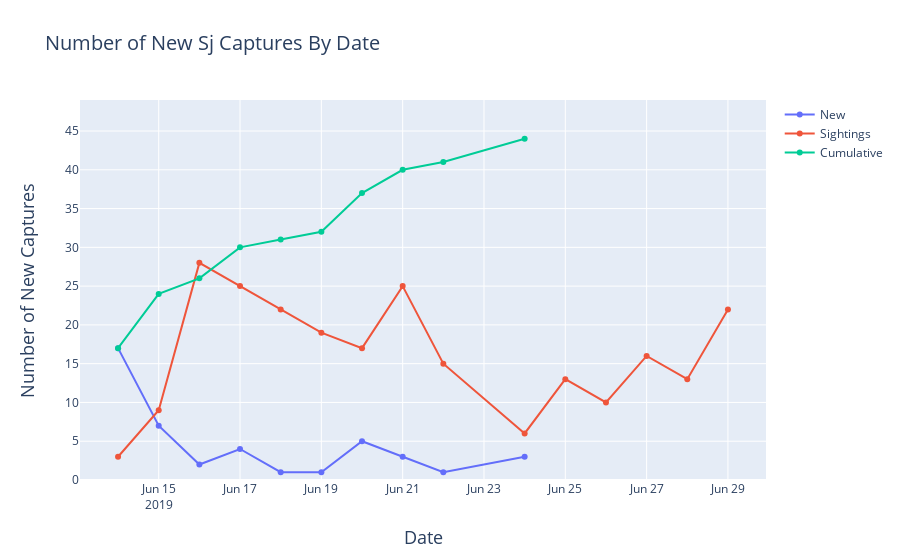

Write notebook code for a chart like this one.
### Markdown cell above
## _Sceloporus jarrovii_

### Code cell
species ='Sj'
# from datetime import datetime
New = go.Scatter(x=nCaptures.loc[nCaptures.Species==species].Date.sort_values(), 
                y=nCaptures.loc[nCaptures.Species==species].Painted,
               mode = 'lines+markers',  name = 'New')
Sighting =  go.Scatter(x=nCaptures.loc[nCaptures.Species==species].Date.sort_values(), 
                y=nCaptures.loc[nCaptures.Species==species].Sighting,
               mode = 'lines+markers',  name = 'Sightings')
Cumulative =  go.Scatter(x=nCaptures.loc[nCaptures.Species==species].Date.sort_values(), 
                y=nCaptures.loc[nCaptures.Species==species].cumulativeNew,
               mode = 'lines+markers',  name = 'Cumulative')

data = [New,Sighting,Cumulative]
layout = go.Layout(
    title = 'Number of New {} Captures By Date'.format(species),
    titlefont = dict(
        size = 20),
    xaxis = dict(
#         dtick = 1,
        title = 'Date',
        titlefont = dict(
            size = 18)),
    yaxis = dict(
        title = 'Number of New Captures',
        titlefont = dict(
            size = 18),
    range=[0,nCaptures.loc[nCaptures.Species==species].cumulativeNew.max()+5]))
fig = go.Figure(
        data = data,
        layout = layout)

iplot(fig,
         filename = 'Number of New {} Captures By Date for {}.html'.format(species, year))

### Figure 1 — Plotly figure (JSON) as saved in the notebook; plotly's stock layout.template omitted (floating-point values rounded to 4 significant figures)
{"data": [{"mode": "lines+markers", "name": "New", "type": "scatter", "x": ["2019-06-14T00:00:00", "2019-06-15T00:00:00", "2019-06-16T00:00:00", "2019-06-17T00:00:00", "2019-06-18T00:00:00", "2019-06-19T00:00:00", "2019-06-20T00:00:00", "2019-06-21T00:00:00", "2019-06-22T00:00:00", "2019-06-24T00:00:00", "2019-06-25T00:00:00", "2019-06-26T00:00:00", "2019-06-27T00:00:00", "2019-06-28T00:00:00", "2019-06-29T00:00:00"], "y": [17, 7, 2, 4, 1, 1, 5, 3, 1, 3, null, null, null, null, null]}, {"mode": "lines+markers", "name": "Sightings", "type": "scatter", "x": ["2019-06-14T00:00:00", "2019-06-15T00:00:00", "2019-06-16T00:00:00", "2019-06-17T00:00:00", "2019-06-18T00:00:00", "2019-06-19T00:00:00", "2019-06-20T00:00:00", "2019-06-21T00:00:00", "2019-06-22T00:00:00", "2019-06-24T00:00:00", "2019-06-25T00:00:00", "2019-06-26T00:00:00", "2019-06-27T00:00:00", "2019-06-28T00:00:00", "2019-06-29T00:00:00"], "y": [3, 9, 28, 25, 22, 19, 17, 25, 15, 6, 13, 10, 16, 13, 22]}, {"mode": "lines+markers", "name": "Cumulative", "type": "scatter", "x": ["2019-06-14T00:00:00", "2019-06-15T00:00:00", "2019-06-16T00:00:00", "2019-06-17T00:00:00", "2019-06-18T00:00:00", "2019-06-19T00:00:00", "2019-06-20T00:00:00", "2019-06-21T00:00:00", "2019-06-22T00:00:00", "2019-06-24T00:00:00", "2019-06-25T00:00:00", "2019-06-26T00:00:00", "2019-06-27T00:00:00", "2019-06-28T00:00:00", "2019-06-29T00:00:00"], "y": [17, 24, 26, 30, 31, 32, 37, 40, 41, 44, null, null, null, null, null]}], "layout": {"title": {"font": {"size": 20}, "text": "Number of New Sj Captures By Date"}, "xaxis": {"title": {"font": {"size": 18}, "text": "Date"}}, "yaxis": {"range": [0, 49], "title": {"font": {"size": 18}, "text": "Number of New Captures"}}}}
